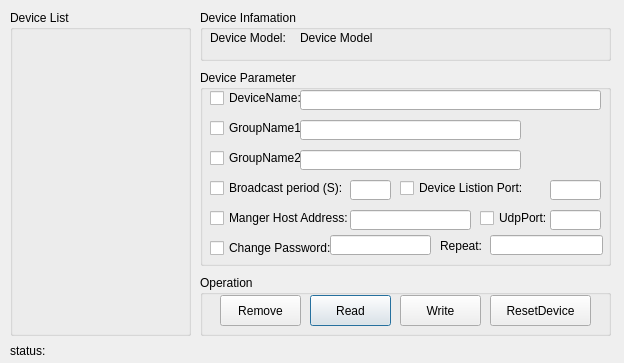
<?xml version="1.0" encoding="UTF-8"?>
<ui version="4.0">
 <class>EditParamDialog</class>
 <widget class="QDialog" name="EditParamDialog">
  <property name="geometry">
   <rect>
    <x>0</x>
    <y>0</y>
    <width>624</width>
    <height>363</height>
   </rect>
  </property>
  <property name="minimumSize">
   <size>
    <width>624</width>
    <height>363</height>
   </size>
  </property>
  <property name="maximumSize">
   <size>
    <width>624</width>
    <height>363</height>
   </size>
  </property>
  <property name="windowTitle">
   <string>Device Parameter Edit</string>
  </property>
  <widget class="QGroupBox" name="groupBoxDeviceList">
   <property name="geometry">
    <rect>
     <x>10</x>
     <y>10</y>
     <width>181</width>
     <height>326</height>
    </rect>
   </property>
   <property name="title">
    <string>Device List</string>
   </property>
  </widget>
  <widget class="QGroupBox" name="groupBox_3">
   <property name="geometry">
    <rect>
     <x>200</x>
     <y>275</y>
     <width>411</width>
     <height>61</height>
    </rect>
   </property>
   <property name="title">
    <string>Operation</string>
   </property>
   <widget class="QPushButton" name="pushButtonReadDeviceInfo">
    <property name="geometry">
     <rect>
      <x>110</x>
      <y>20</y>
      <width>81</width>
      <height>31</height>
     </rect>
    </property>
    <property name="text">
     <string>Read</string>
    </property>
   </widget>
   <widget class="QPushButton" name="pushButtonWrite">
    <property name="geometry">
     <rect>
      <x>200</x>
      <y>20</y>
      <width>81</width>
      <height>31</height>
     </rect>
    </property>
    <property name="text">
     <string>Write</string>
    </property>
   </widget>
   <widget class="QPushButton" name="pushButtonRemoveFormList">
    <property name="geometry">
     <rect>
      <x>20</x>
      <y>20</y>
      <width>81</width>
      <height>31</height>
     </rect>
    </property>
    <property name="text">
     <string>Remove</string>
    </property>
   </widget>
   <widget class="QPushButton" name="pushButtonResetDevice">
    <property name="geometry">
     <rect>
      <x>290</x>
      <y>20</y>
      <width>101</width>
      <height>31</height>
     </rect>
    </property>
    <property name="text">
     <string>ResetDevice</string>
    </property>
   </widget>
  </widget>
  <widget class="QGroupBox" name="groupBox_4">
   <property name="geometry">
    <rect>
     <x>200</x>
     <y>10</y>
     <width>411</width>
     <height>51</height>
    </rect>
   </property>
   <property name="title">
    <string>Device Infamation</string>
   </property>
   <widget class="QLabel" name="label">
    <property name="geometry">
     <rect>
      <x>10</x>
      <y>20</y>
      <width>81</width>
      <height>16</height>
     </rect>
    </property>
    <property name="text">
     <string>Device Model:</string>
    </property>
   </widget>
   <widget class="QLabel" name="labelDevcieModel">
    <property name="geometry">
     <rect>
      <x>100</x>
      <y>20</y>
      <width>291</width>
      <height>16</height>
     </rect>
    </property>
    <property name="text">
     <string>Device Model</string>
    </property>
   </widget>
  </widget>
  <widget class="QGroupBox" name="groupBox">
   <property name="geometry">
    <rect>
     <x>200</x>
     <y>70</y>
     <width>411</width>
     <height>196</height>
    </rect>
   </property>
   <property name="title">
    <string>Device Parameter</string>
   </property>
   <widget class="QCheckBox" name="checkBoxDeviceName">
    <property name="geometry">
     <rect>
      <x>10</x>
      <y>20</y>
      <width>91</width>
      <height>16</height>
     </rect>
    </property>
    <property name="text">
     <string>DeviceName:</string>
    </property>
   </widget>
   <widget class="QCheckBox" name="checkBoxGroup1Name">
    <property name="geometry">
     <rect>
      <x>10</x>
      <y>50</y>
      <width>91</width>
      <height>16</height>
     </rect>
    </property>
    <property name="text">
     <string>GroupName1:</string>
    </property>
   </widget>
   <widget class="QCheckBox" name="checkBoxGroup2Name">
    <property name="geometry">
     <rect>
      <x>10</x>
      <y>80</y>
      <width>91</width>
      <height>16</height>
     </rect>
    </property>
    <property name="text">
     <string>GroupName2:</string>
    </property>
   </widget>
   <widget class="QLineEdit" name="lineEditDeviceName">
    <property name="geometry">
     <rect>
      <x>100</x>
      <y>20</y>
      <width>301</width>
      <height>20</height>
     </rect>
    </property>
   </widget>
   <widget class="QLineEdit" name="lineEditGroupName1">
    <property name="geometry">
     <rect>
      <x>100</x>
      <y>50</y>
      <width>221</width>
      <height>20</height>
     </rect>
    </property>
   </widget>
   <widget class="QLineEdit" name="lineEditGroupName2">
    <property name="geometry">
     <rect>
      <x>100</x>
      <y>80</y>
      <width>221</width>
      <height>20</height>
     </rect>
    </property>
   </widget>
   <widget class="QCheckBox" name="checkBoxBroadcastPeriod">
    <property name="geometry">
     <rect>
      <x>10</x>
      <y>110</y>
      <width>141</width>
      <height>16</height>
     </rect>
    </property>
    <property name="text">
     <string>Broadcast period (S):</string>
    </property>
   </widget>
   <widget class="QLineEdit" name="lineEditBroadcastTime">
    <property name="geometry">
     <rect>
      <x>150</x>
      <y>110</y>
      <width>41</width>
      <height>20</height>
     </rect>
    </property>
   </widget>
   <widget class="QCheckBox" name="checkBoxLocalPort">
    <property name="geometry">
     <rect>
      <x>200</x>
      <y>110</y>
      <width>141</width>
      <height>16</height>
     </rect>
    </property>
    <property name="layoutDirection">
     <enum>Qt::LeftToRight</enum>
    </property>
    <property name="text">
     <string>Device Listion Port:</string>
    </property>
   </widget>
   <widget class="QLineEdit" name="lineEditDeviceListionPort">
    <property name="geometry">
     <rect>
      <x>350</x>
      <y>110</y>
      <width>51</width>
      <height>20</height>
     </rect>
    </property>
   </widget>
   <widget class="QCheckBox" name="checkBoxRemoteIpAdddr">
    <property name="geometry">
     <rect>
      <x>10</x>
      <y>140</y>
      <width>141</width>
      <height>16</height>
     </rect>
    </property>
    <property name="text">
     <string>Manger Host Address:</string>
    </property>
   </widget>
   <widget class="QLineEdit" name="lineEditHostAddress">
    <property name="geometry">
     <rect>
      <x>150</x>
      <y>140</y>
      <width>121</width>
      <height>20</height>
     </rect>
    </property>
   </widget>
   <widget class="QCheckBox" name="checkBoxRemotePort">
    <property name="geometry">
     <rect>
      <x>280</x>
      <y>140</y>
      <width>71</width>
      <height>16</height>
     </rect>
    </property>
    <property name="text">
     <string>UdpPort:</string>
    </property>
   </widget>
   <widget class="QLineEdit" name="lineEditHostPort">
    <property name="geometry">
     <rect>
      <x>350</x>
      <y>140</y>
      <width>51</width>
      <height>20</height>
     </rect>
    </property>
   </widget>
   <widget class="QCheckBox" name="checkBoxChnagePassword">
    <property name="geometry">
     <rect>
      <x>10</x>
      <y>170</y>
      <width>126</width>
      <height>16</height>
     </rect>
    </property>
    <property name="text">
     <string>Change Password:</string>
    </property>
   </widget>
   <widget class="QLineEdit" name="lineEditPassword">
    <property name="geometry">
     <rect>
      <x>130</x>
      <y>165</y>
      <width>101</width>
      <height>20</height>
     </rect>
    </property>
   </widget>
   <widget class="QLabel" name="label_2">
    <property name="geometry">
     <rect>
      <x>240</x>
      <y>165</y>
      <width>46</width>
      <height>21</height>
     </rect>
    </property>
    <property name="text">
     <string>Repeat:</string>
    </property>
   </widget>
   <widget class="QLineEdit" name="lineEditPasswordAgain">
    <property name="geometry">
     <rect>
      <x>290</x>
      <y>165</y>
      <width>113</width>
      <height>20</height>
     </rect>
    </property>
   </widget>
  </widget>
  <widget class="QLabel" name="labelStatusBar">
   <property name="geometry">
    <rect>
     <x>10</x>
     <y>340</y>
     <width>606</width>
     <height>21</height>
    </rect>
   </property>
   <property name="text">
    <string>status:</string>
   </property>
  </widget>
 </widget>
 <tabstops>
  <tabstop>lineEditDeviceName</tabstop>
  <tabstop>lineEditGroupName1</tabstop>
  <tabstop>lineEditGroupName2</tabstop>
  <tabstop>lineEditBroadcastTime</tabstop>
  <tabstop>lineEditDeviceListionPort</tabstop>
  <tabstop>lineEditHostAddress</tabstop>
  <tabstop>lineEditHostPort</tabstop>
  <tabstop>lineEditPassword</tabstop>
  <tabstop>lineEditPasswordAgain</tabstop>
  <tabstop>pushButtonWrite</tabstop>
  <tabstop>pushButtonResetDevice</tabstop>
  <tabstop>pushButtonReadDeviceInfo</tabstop>
  <tabstop>pushButtonRemoveFormList</tabstop>
  <tabstop>checkBoxDeviceName</tabstop>
  <tabstop>checkBoxGroup1Name</tabstop>
  <tabstop>checkBoxGroup2Name</tabstop>
  <tabstop>checkBoxBroadcastPeriod</tabstop>
  <tabstop>checkBoxRemoteIpAdddr</tabstop>
  <tabstop>checkBoxChnagePassword</tabstop>
  <tabstop>checkBoxLocalPort</tabstop>
  <tabstop>checkBoxRemotePort</tabstop>
 </tabstops>
 <resources/>
 <connections/>
</ui>
